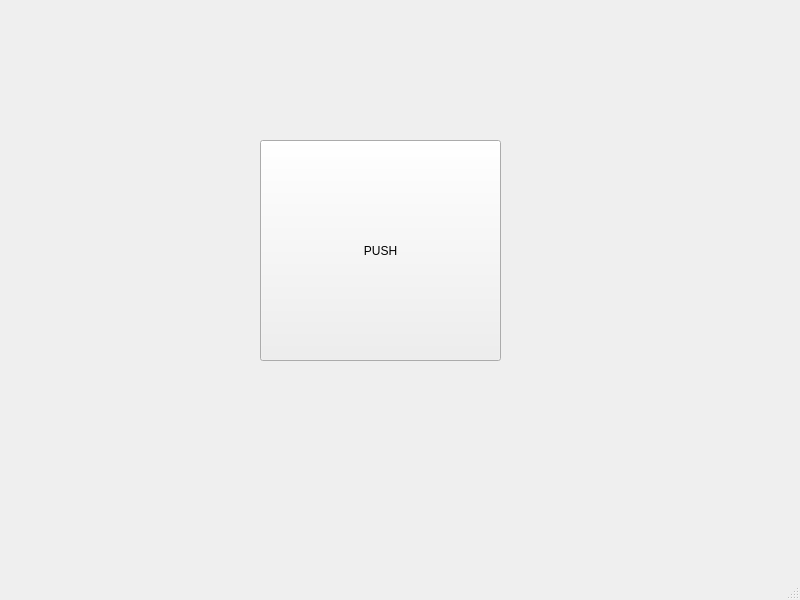
<?xml version="1.0" encoding="UTF-8"?>
<ui version="4.0">
 <class>MainWindow</class>
 <widget class="QMainWindow" name="MainWindow">
  <property name="geometry">
   <rect>
    <x>0</x>
    <y>0</y>
    <width>800</width>
    <height>600</height>
   </rect>
  </property>
  <property name="windowTitle">
   <string>MainWindow</string>
  </property>
  <widget class="QWidget" name="centralwidget">
   <widget class="QPushButton" name="pushButton">
    <property name="geometry">
     <rect>
      <x>260</x>
      <y>140</y>
      <width>241</width>
      <height>221</height>
     </rect>
    </property>
    <property name="text">
     <string>PUSH</string>
    </property>
   </widget>
  </widget>
  <widget class="QMenuBar" name="menubar">
   <property name="geometry">
    <rect>
     <x>0</x>
     <y>0</y>
     <width>800</width>
     <height>26</height>
    </rect>
   </property>
  </widget>
  <widget class="QStatusBar" name="statusbar"/>
 </widget>
 <resources/>
 <connections/>
</ui>
